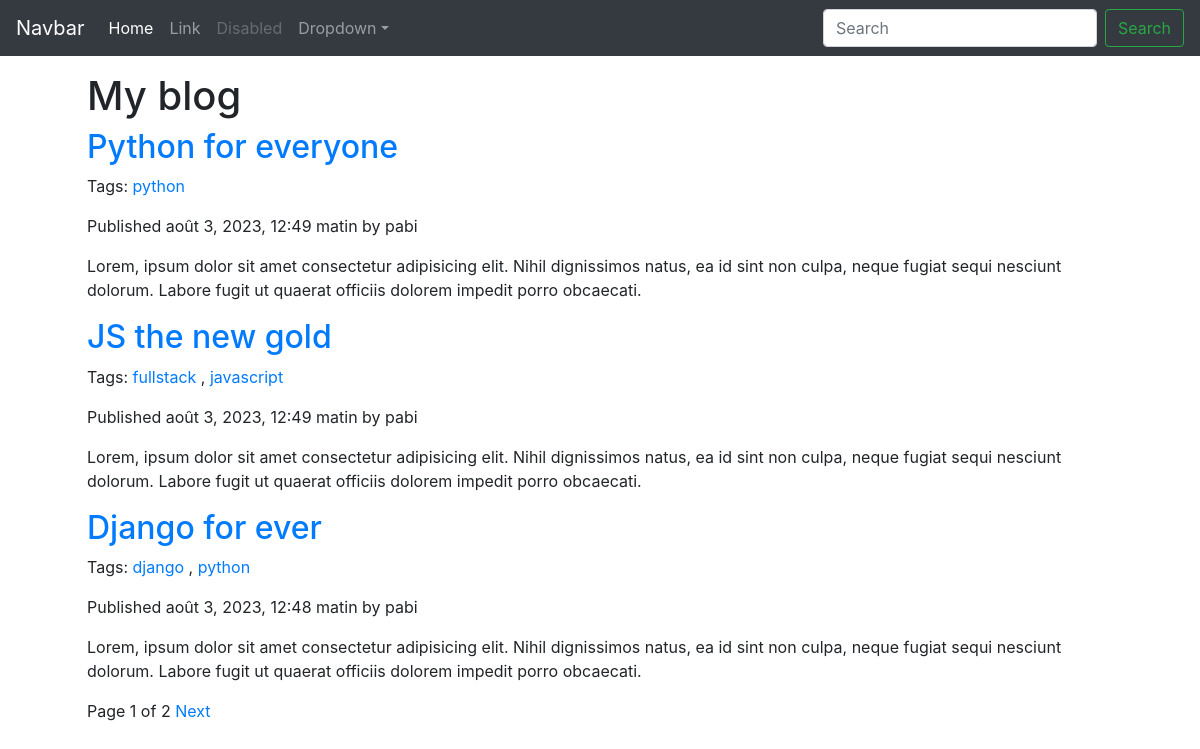
Screenshot of /blog/ with the database file from the repository.
### blogging/models.py (models this page shows, shortened)
class Post(models.Model):
    class Status(models.TextChoices):
        DRAFT = 'DF', 'Draft'
        PUBLISHED = 'PB', 'Published'
    title = models.CharField(max_length=250)
    slug = models.SlugField(max_length=250, unique_for_date='publish')
    author = models.ForeignKey(User, on_delete=models.CASCADE)
    body = models.TextField()
    publish = models.DateTimeField(default=timezone.now)
    created = models.DateTimeField(auto_now_add=True)
    updated = models.DateTimeField(auto_now=True)
    status = models.CharField(max_length=10,
                              choices=Status.choices,
                              default=Status.DRAFT)
    objects = models.Manager()
    published = PublishedManager()
    tags = TaggableManager()
    class Meta:
        ordering = ('-publish',)
    def get_absolute_url(self):
        return reverse('blog:post_detail', args=[self.publish.year,
                                                self.publish.month,
                                                self.publish.day,
                                                self.slug])

### blogging/views.py (the view)
# urls.py: path('', views.post_list, name='post_list'),
def post_list(request, tag_slug=None):
    post_list = Post.published.all()
    tag = None
    if tag_slug:
        tag = get_object_or_404(Tag, slug=tag_slug)
        post_list = post_list.filter(tags__in=[tag])
    paginator = Paginator(post_list, 3)
    page_number = request.GET.get('page')
    try:
        posts = paginator.page(page_number)
    except PageNotAnInteger:
        posts = paginator.page(1)
    except EmptyPage:
        posts = paginator.page(paginator.num_pages)
    return render(request, 'blogging/post/list.html', { 'posts': posts, 'tag': tag })

### blogging/models.py (called while the page is built)
    def get_queryset(self):
        return super().get_queryset().filter(status=Post.Status.PUBLISHED)

### blogging/templates/blogging/post/list.html (shortened to what this page needs)
{% extends 'blogging/base.html' %}
{% block content %}
    <h1>My blog</h1>
    {% for post in posts %}
    <h2>
        <a href="{{ post.get_absolute_url }}">{{ post.title }}</a>
    </h2>
    <p class="tags">
        Tags:
        {% for tag in post.tags.all %}
            <a href="{% url 'blog:post_list_by_tag' tag.slug %}">{{ tag.name }}</a>
            {% if not forloop.last %}, {% endif %}
        {% endfor %}
    </p>
    <p class="date">
        Published {{ post.publish }} by {{ post.author }}
    </p>
    {{ post.body|truncatewords:30|linebreaks }}
    {% endfor %}
    {% include "blogging/pagination.html" with page=posts %}
{% endblock %}

### blogging/templates/blogging/base.html (shortened to what this page needs)
{% load static %}
<!DOCTYPE html>
<html lang="en">
<head>
    <link rel="stylesheet" href="{% static 'css/blog.css' %}">
    <link rel="stylesheet" href="{% static 'bootstrap/css/bootstrap.min.css' %}">
</head>
<nav class="navbar navbar-expand-md navbar-dark fixed-top bg-dark">
  <a class="navbar-brand" href="#">Navbar</a>
  <div class="collapse navbar-collapse" id="navbarsExampleDefault">
    <ul class="navbar-nav mr-auto">
      <li class="nav-item active">
        <a class="nav-link" href="#">Home <span class="sr-only">(current)</span></a>
      </li>
      <li class="nav-item">
        <a class="nav-link" href="#">Link</a>
      </li>
      <li class="nav-item">
        <a class="nav-link disabled" href="#" tabindex="-1" aria-disabled="true">Disabled</a>
      </li>
      <li class="nav-item dropdown">
        <a class="nav-link dropdown-toggle" href="#" id="dropdown01" data-toggle="dropdown" aria-haspopup="true" aria-expanded="false">Dropdown</a>
      </li>
    </ul>
    <form class="form-inline my-2 my-lg-0">
      <input class="form-control mr-sm-2" type="text" placeholder="Search" aria-label="Search">
      <button class="btn btn-outline-success my-2 my-sm-0" type="submit">Search</button>
    </form>
  </div>
</nav>
<body style="padding: 72px;">
    <div id="content" class="container">
        {% block content%}
        {% endblock %}
    </div>
    <link rel="stylesheet" href="{% static 'bootstrap/js/bootstrap.min.js' %}">
</body>
</html>

### blogging/templates/blogging/pagination.html (shortened to what this page needs)
<div>
    <span class="step-links">
        <span class="current">
            Page {{ page.number }} of {{ page.paginator.num_pages }}
        </span>
        {% if page.has_next %}
        <a href="?page={{ page.next_page_number }}">Next</a>
        {% endif %}
    </span>
</div>

### rows the page displays
Post: title "Python for everyone", publish "août 3, 2023, 12:49 matin", author "pabi", body "Lorem, ipsum dolor sit amet consectetur adipisicing elit. Nihil dignissimos natus, ea id sint non culpa, neque fugiat sequi nesciunt dolorum. Labore fugit ut quaerat officiis dolorem impedit porro obcaecati."
Tag: name "python"
Post: title "JS the new gold", publish "août 3, 2023, 12:49 matin", author "pabi", body "Lorem, ipsum dolor sit amet consectetur adipisicing elit. Nihil dignissimos natus, ea id sint non culpa, neque fugiat sequi nesciunt dolorum. Labore fugit ut quaerat officiis dolorem impedit porro obcaecati."
Tag: name "fullstack"
Tag: name "javascript"
Post: title "Django for ever", publish "août 3, 2023, 12:48 matin", author "pabi", body "Lorem, ipsum dolor sit amet consectetur adipisicing elit. Nihil dignissimos natus, ea id sint non culpa, neque fugiat sequi nesciunt dolorum. Labore fugit ut quaerat officiis dolorem impedit porro obcaecati."
Tag: name "django"

### other values shown
{{ page.number }} "1"
{{ page.paginator.num_pages }} "2"
